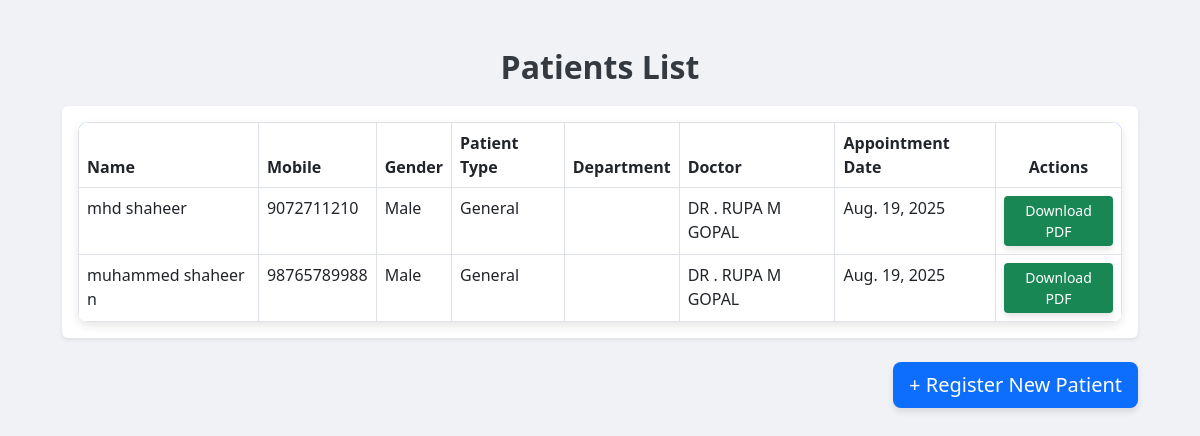
The app's page /front_office/patients with its own data.
### front_office/models.py (models this page shows, shortened)
class Patient_Registration(BaseModel):
    mobile_number = models.CharField(max_length=12,blank=False,null=False)
    first_name = models.CharField(max_length=100,blank=False,null=False)
    middle_name = models.CharField(max_length=100,blank=True,null=True)
    whatapp_number = models.CharField(max_length=12,blank=True,null=True)
    date_of_birth = models.DateField(blank=False,null=False)
    gender = models.CharField(choices=Gender.choices,blank=False,null=False,max_length=1)
    patient_type = models.CharField(choices=Patient_type.choices,blank=False,null=False,max_length=2)
    title = models.CharField(choices=Title.choices,blank=False,null=False,max_length=4)
    appoinment_date = models.DateField(default=datetime.date.today)
    department = models.ForeignKey(Doctors_Department,on_delete=models.SET_NULL,blank=True,null=True)
    doctor_vist = models.CharField(choices=Visit.choices,max_length=4,blank=True,null=True)
    registration_type = models.CharField(choices=Registration_type.choices,max_length=2,blank=True,null=True)
    doctor_name = models.ForeignKey(Doctor,on_delete=models.SET_NULL,blank=True,null=True)
    class Meta:
        ordering = ['-created']

class Doctor(BaseModel):  # Changed from Doctors to Doctor (singular)
    name = models.CharField(max_length=120,unique=True)
    department = models.ForeignKey(
        Doctors_Department,
        on_delete=models.SET_NULL,  # Doctor remains if department is deleted
        null=True,
        blank=True,
        related_name='doctors'  # Access via department.doctors.all()
    )
    op_consulting = models.IntegerField(blank=True,null=True)
    service_fee = models.IntegerField(blank=True,null=True)

### front_office/views.py (the view)
# urls.py: path("patients", PatientsListView.as_view(), name="patients_list"),
class PatientsListView(ListView):
    model = Patient_Registration
    template_name = "front_office/patients_list.html"
    context_object_name = "patients"
    ordering = ["-created"]  # latest first

### front_office/templates/front_office/patients_list.html (shortened to what this page needs)
<!DOCTYPE html>
<html lang="en">
<head>
    <link href="https://cdn.jsdelivr.net/npm/bootstrap@5.3.0/dist/css/bootstrap.min.css" rel="stylesheet">
</head>
<body>
    <div class="container mt-5">
        <h2 class="text-center">Patients List</h2>
        <div class="table-responsive shadow-sm p-3 mb-4 bg-white rounded">
            <table class="table table-bordered table-hover mb-0">
                <thead>
                    <tr>
                        <th>Name</th>
                        <th>Mobile</th>
                        <th>Gender</th>
                        <th>Patient Type</th>
                        <th>Department</th>
                        <th>Doctor</th>
                        <th>Appointment Date</th>
                        <th class="text-center">Actions</th>
                    </tr>
                </thead>
                <tbody>
                    {% for patient in patients %}
                        <tr>
                            <td>{{ patient.first_name }} {{ patient.middle_name }}</td>
                            <td>{{ patient.mobile_number }}</td>
                            <td>{{ patient.get_gender_display }}</td>
                            <td>{{ patient.get_patient_type_display }}</td>
                            <td>{{ patient.department.name }}</td>
                            <td>{{ patient.doctor_name.name }}</td>
                            <td>{{ patient.appoinment_date }}</td>
                            <td class="text-center">
                                <a href="{% url 'front_office:patient_bill_pdf' patient.id %}"
                                   class="btn btn-success btn-sm">
                                    Download PDF
                                </a>
                            </td>
                        </tr>
                    {% empty %}
                        <tr>
                            <td colspan="8" class="text-center">No patients registered yet.</td>
                        </tr>
                    {% endfor %}
                </tbody>
            </table>
        </div>
        <div class="text-end">
            <a href="{% url 'front_office:patient_register' %}" class="btn btn-primary btn-lg">
                + Register New Patient
            </a>
        </div>
    </div>
</body>
</html>

### front_office/templates/front_office/patients_list.html (style rules this page uses)
body { background-color: #f0f2f5; }
.container { max-width: 1100px; }
h2 { margin-bottom: 20px; color: #343a40; font-weight: 600; }
table { background-color: #fff; border-radius: 10px; overflow: hidden; box-shadow: 0 4px 10px rgba(0,0,0,0.1); }
thead { background-color: #0d6efd; color: white; }
.btn-primary { background-color: #0d6efd; border: none; box-shadow: 0 4px 6px rgba(0,0,0,0.1); transition: 0.3s; }
.btn-success { border: none; box-shadow: 0 4px 6px rgba(0,0,0,0.1); }

### records on screen
Patient_Registration: first_name "mhd", middle_name "shaheer", mobile_number "9072711210", gender "Male", patient_type "General", doctor_name.name "DR . RUPA M GOPAL", appoinment_date "Aug. 19, 2025"
Patient_Registration: first_name "muhammed shaheer", middle_name "n", mobile_number "98765789988", gender "Male", patient_type "General", doctor_name.name "DR . RUPA M GOPAL", appoinment_date "Aug. 19, 2025"
